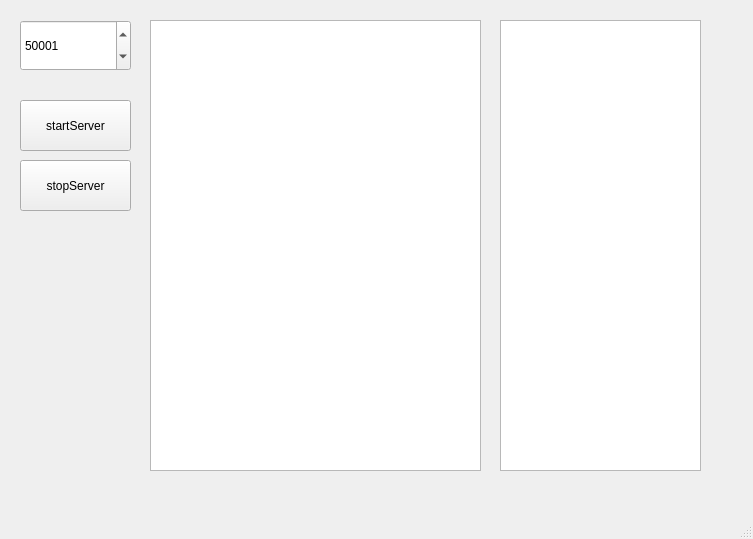
<?xml version="1.0" encoding="UTF-8"?>
<ui version="4.0">
 <class>MainWindow</class>
 <widget class="QMainWindow" name="MainWindow">
  <property name="geometry">
   <rect>
    <x>0</x>
    <y>0</y>
    <width>753</width>
    <height>539</height>
   </rect>
  </property>
  <property name="windowTitle">
   <string>MainWindow</string>
  </property>
  <widget class="QWidget" name="centralwidget">
   <widget class="QSpinBox" name="port_spinbox">
    <property name="geometry">
     <rect>
      <x>20</x>
      <y>20</y>
      <width>111</width>
      <height>51</height>
     </rect>
    </property>
    <property name="minimum">
     <number>1</number>
    </property>
    <property name="maximum">
     <number>65535</number>
    </property>
    <property name="value">
     <number>50001</number>
    </property>
   </widget>
   <widget class="QPushButton" name="startServerBtn">
    <property name="geometry">
     <rect>
      <x>20</x>
      <y>100</y>
      <width>111</width>
      <height>51</height>
     </rect>
    </property>
    <property name="text">
     <string>startServer</string>
    </property>
   </widget>
   <widget class="QPushButton" name="stopServerBtn">
    <property name="geometry">
     <rect>
      <x>20</x>
      <y>160</y>
      <width>111</width>
      <height>51</height>
     </rect>
    </property>
    <property name="text">
     <string>stopServer</string>
    </property>
   </widget>
   <widget class="QTextEdit" name="logList">
    <property name="geometry">
     <rect>
      <x>150</x>
      <y>20</y>
      <width>331</width>
      <height>451</height>
     </rect>
    </property>
   </widget>
   <widget class="QListWidget" name="userList">
    <property name="geometry">
     <rect>
      <x>500</x>
      <y>20</y>
      <width>201</width>
      <height>451</height>
     </rect>
    </property>
   </widget>
  </widget>
  <widget class="QMenuBar" name="menubar">
   <property name="geometry">
    <rect>
     <x>0</x>
     <y>0</y>
     <width>753</width>
     <height>21</height>
    </rect>
   </property>
  </widget>
  <widget class="QStatusBar" name="statusbar"/>
 </widget>
 <resources/>
 <connections/>
</ui>
